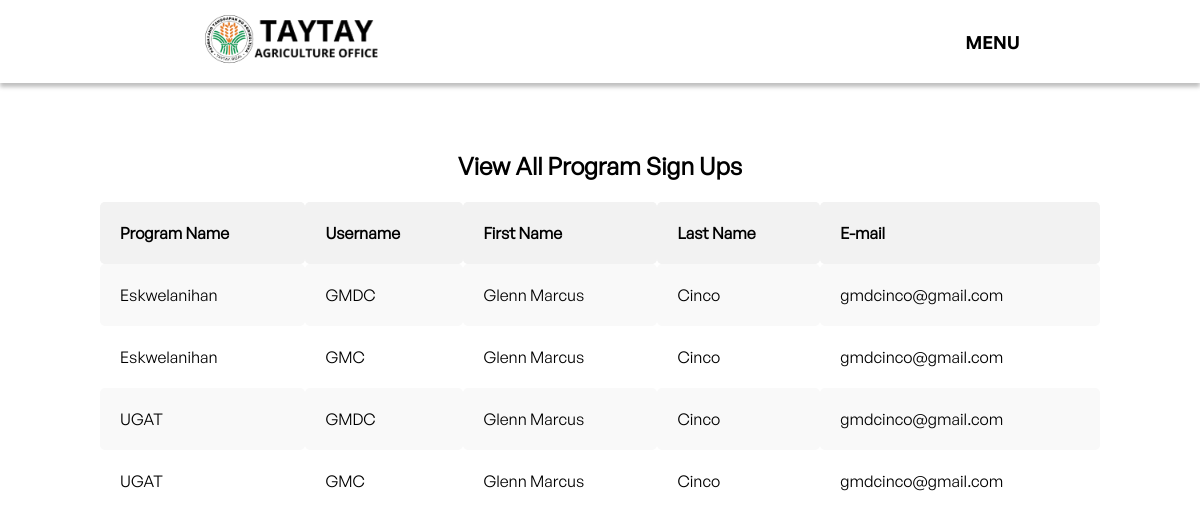
Page /admin_viewSignedUp.php on the committed database.
### tables this page shows
CREATE TABLE `contents` (
  `content_id` int(11) NOT NULL,
  `title` varchar(100) NOT NULL,
  `description` text NOT NULL,
  `img` varchar(100) NOT NULL,
  `date_posted` date NOT NULL,
  `user_id` int(11) NOT NULL,
  `category_id` int(11) NOT NULL,
  `headline` text NOT NULL
);

CREATE TABLE `users` (
  `user_id` int(11) NOT NULL,
  `user_type` int(1) NOT NULL DEFAULT 0 COMMENT '1=Admin, 0=User',
  `username` varchar(50) NOT NULL,
  `password` varchar(50) NOT NULL,
  `first_name` varchar(50) NOT NULL,
  `last_name` varchar(50) NOT NULL,
  `email` varchar(50) NOT NULL
);

### admin_viewSignedUp.php (the view, shortened to what this page needs)
<?php
require_once("config.php");
include "admin-navbar.php";
$sql = "SELECT c.title, u.username, u.first_name, u.last_name, u.email
        FROM contents c
        INNER JOIN signup s ON c.content_id = s.content_id
        INNER JOIN users u ON s.user_id = u.user_id
        ORDER BY c.title";
$result = mysqli_query($conn, $sql);
?>
<html>
<head>
	<link rel="stylesheet" type="text/css" href="viewUser.css">
</head>
<body>
<div class="table-container">
	<h2>View All Program Sign Ups</h2>
	<table>
		<thead>
		<tr>
			<th>Program Name</th>
            <th>Username</th>
            <th>First Name</th>
            <th>Last Name</th>
            <th>E-mail</th>
		</tr>
		</thead>
		<tbody>
<?php
if (mysqli_num_rows($result) > 0) {
    while($row = mysqli_fetch_assoc($result)) {
        echo "<tr>";
        echo "<td>".$row['title']."</td>";
        echo "<td>".$row['username']."</td>";
        echo "<td>".$row['first_name']."</td>";
        echo "<td>".$row['last_name']."</td>";
        echo "<td>".$row['email']."</td>";
    }
}else {
    echo "No one signed up to any programs";
}
?>
        </tbody>
    </table>
</body>
</html>

### viewUser.css (style rules this page uses)
table { margin-left: auto; margin-right: auto; border-radius: 5px; border-collapse: collapse; width: 100%; margin-top: 20px; }
table th, table td { border-radius: 5px; border: none; padding: 20px; text-align: left; }
table th { background-color: #f2f2f2; font-weight: bold; }
h2 { font-size: 24px; margin-bottom: 10px; text-align: center; }
table tr:nth-child(odd) { background-color: #f9f9f9; }
.table-container { border-radius: 5px; max-width: 1000px; margin: auto auto; }
body { border-radius: 5px; font-family: 'General Sans'; margin-top: 150px; }

### rows in the picture
contents: title "Eskwelanihan", users.username "GMDC", users.first_name "Glenn Marcus", users.last_name "Cinco", users.email "gmdcinco@gmail.com", users.username "GMC"
contents: title "UGAT", users.username "GMDC", users.first_name "Glenn Marcus", users.last_name "Cinco", users.email "gmdcinco@gmail.com", users.username "GMC"
